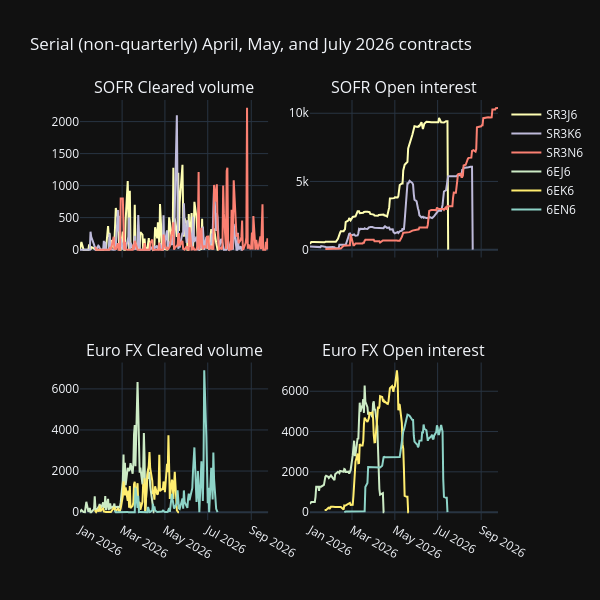

This figure's notebook cell:
### Code cell
plot_df = stats.reset_index()
plot_df = plot_df[~plot_df["Symbol"].isin(quarterly_contracts)]
plot_groups = plot_df.groupby("Symbol")
colors = {group: next(color_palette) for group in plot_groups.groups}

x_col = "Trade date"
plot_cols = ["Cleared volume", "Open interest"]
subplot_titles = [f"{family} {col}" for family in futures_groups for col in plot_cols]

fig = make_subplots(
    rows=len(futures_groups),
    cols=len(plot_cols),
    shared_xaxes="all",
    subplot_titles=subplot_titles,
)

for i, (_, group_symbols) in enumerate(futures_groups.items()):
    for symbol in group_symbols:
        if symbol not in plot_groups.groups:
            continue
        df = plot_groups.get_group(symbol)
        fig.add_trace(
            go.Scatter(
                x=df[x_col],
                y=df[plot_cols[0]],
                name=symbol,
                line=dict(color=colors[symbol]),
            ),
            row=i + 1,
            col=1,
        )
        fig.add_trace(
            go.Scatter(
                x=df[x_col],
                y=df[plot_cols[1]],
                name=symbol,
                line=dict(color=colors[symbol]),
                showlegend=False,
            ),
            row=i + 1,
            col=2,
        )

fig.update_layout(
    height=600,
    width=600,
    title_text=f"Serial (non-quarterly) {serial_months} contracts",
)
fig.show()
